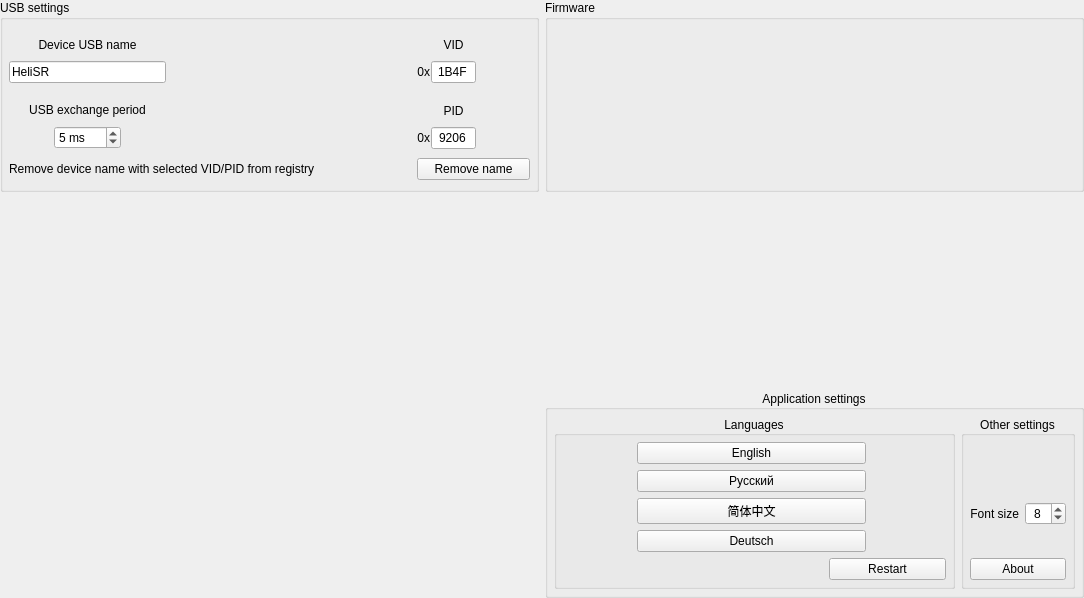
<?xml version="1.0" encoding="UTF-8"?>
<ui version="4.0">
 <class>AdvancedSettings</class>
 <widget class="QWidget" name="AdvancedSettings">
  <property name="geometry">
   <rect>
    <x>0</x>
    <y>0</y>
    <width>1084</width>
    <height>598</height>
   </rect>
  </property>
  <property name="windowTitle">
   <string>Form</string>
  </property>
  <layout class="QGridLayout" name="gridLayout" rowstretch="5,5,5" columnstretch="1,1">
   <property name="leftMargin">
    <number>0</number>
   </property>
   <property name="topMargin">
    <number>0</number>
   </property>
   <property name="rightMargin">
    <number>0</number>
   </property>
   <property name="bottomMargin">
    <number>0</number>
   </property>
   <item row="0" column="1">
    <widget class="QGroupBox" name="groupBox_2">
     <property name="title">
      <string>Firmware</string>
     </property>
     <layout class="QHBoxLayout" name="layoutH_Flasher">
      <property name="leftMargin">
       <number>6</number>
      </property>
      <property name="topMargin">
       <number>6</number>
      </property>
      <property name="rightMargin">
       <number>6</number>
      </property>
      <property name="bottomMargin">
       <number>6</number>
      </property>
     </layout>
    </widget>
   </item>
   <item row="0" column="0">
    <widget class="QGroupBox" name="groupBox">
     <property name="title">
      <string>USB settings</string>
     </property>
     <layout class="QGridLayout" name="gridLayout_3" columnstretch="1,1,1,5,1,0,0">
      <property name="leftMargin">
       <number>6</number>
      </property>
      <property name="topMargin">
       <number>6</number>
      </property>
      <property name="rightMargin">
       <number>6</number>
      </property>
      <property name="bottomMargin">
       <number>9</number>
      </property>
      <property name="horizontalSpacing">
       <number>6</number>
      </property>
      <property name="verticalSpacing">
       <number>9</number>
      </property>
      <item row="1" column="0" colspan="3">
       <widget class="QLineEdit" name="lineEdit_DeviceUSBName">
        <property name="sizePolicy">
         <sizepolicy hsizetype="Expanding" vsizetype="Fixed">
          <horstretch>0</horstretch>
          <verstretch>0</verstretch>
         </sizepolicy>
        </property>
        <property name="text">
         <string notr="true">HeliSR</string>
        </property>
        <property name="maxLength">
         <number>26</number>
        </property>
       </widget>
      </item>
      <item row="3" column="1">
       <widget class="QSpinBox" name="spinBox_USBExchangePeriod">
        <property name="sizePolicy">
         <sizepolicy hsizetype="Fixed" vsizetype="Fixed">
          <horstretch>0</horstretch>
          <verstretch>0</verstretch>
         </sizepolicy>
        </property>
        <property name="frame">
         <bool>true</bool>
        </property>
        <property name="alignment">
         <set>Qt::AlignLeading|Qt::AlignLeft|Qt::AlignVCenter</set>
        </property>
        <property name="correctionMode">
         <enum>QAbstractSpinBox::CorrectToNearestValue</enum>
        </property>
        <property name="suffix">
         <string> ms</string>
        </property>
        <property name="minimum">
         <number>2</number>
        </property>
        <property name="maximum">
         <number>255</number>
        </property>
        <property name="value">
         <number>5</number>
        </property>
       </widget>
      </item>
      <item row="1" column="4">
       <spacer name="horizontalSpacer_5">
        <property name="orientation">
         <enum>Qt::Horizontal</enum>
        </property>
        <property name="sizeHint" stdset="0">
         <size>
          <width>40</width>
          <height>20</height>
         </size>
        </property>
       </spacer>
      </item>
      <item row="3" column="2">
       <spacer name="horizontalSpacer_3">
        <property name="orientation">
         <enum>Qt::Horizontal</enum>
        </property>
        <property name="sizeHint" stdset="0">
         <size>
          <width>40</width>
          <height>20</height>
         </size>
        </property>
       </spacer>
      </item>
      <item row="3" column="0">
       <spacer name="horizontalSpacer_4">
        <property name="orientation">
         <enum>Qt::Horizontal</enum>
        </property>
        <property name="sizeHint" stdset="0">
         <size>
          <width>40</width>
          <height>20</height>
         </size>
        </property>
       </spacer>
      </item>
      <item row="1" column="6">
       <spacer name="horizontalSpacer_6">
        <property name="orientation">
         <enum>Qt::Horizontal</enum>
        </property>
        <property name="sizeHint" stdset="0">
         <size>
          <width>40</width>
          <height>20</height>
         </size>
        </property>
       </spacer>
      </item>
      <item row="3" column="3">
       <spacer name="horizontalSpacer_2">
        <property name="orientation">
         <enum>Qt::Horizontal</enum>
        </property>
        <property name="sizeHint" stdset="0">
         <size>
          <width>40</width>
          <height>20</height>
         </size>
        </property>
       </spacer>
      </item>
      <item row="0" column="5" rowspan="4">
       <layout class="QGridLayout" name="gridLayout_2">
        <property name="topMargin">
         <number>0</number>
        </property>
        <property name="horizontalSpacing">
         <number>1</number>
        </property>
        <property name="verticalSpacing">
         <number>9</number>
        </property>
        <item row="1" column="0">
         <widget class="QLabel" name="text_VID_0x">
          <property name="sizePolicy">
           <sizepolicy hsizetype="Preferred" vsizetype="Preferred">
            <horstretch>0</horstretch>
            <verstretch>0</verstretch>
           </sizepolicy>
          </property>
          <property name="text">
           <string notr="true">0x</string>
          </property>
          <property name="alignment">
           <set>Qt::AlignRight|Qt::AlignTrailing|Qt::AlignVCenter</set>
          </property>
         </widget>
        </item>
        <item row="1" column="1">
         <widget class="QLineEdit" name="lineEdit_VID">
          <property name="enabled">
           <bool>true</bool>
          </property>
          <property name="sizePolicy">
           <sizepolicy hsizetype="Minimum" vsizetype="Fixed">
            <horstretch>0</horstretch>
            <verstretch>0</verstretch>
           </sizepolicy>
          </property>
          <property name="maximumSize">
           <size>
            <width>45</width>
            <height>16777215</height>
           </size>
          </property>
          <property name="inputMask">
           <string notr="true">HHHH</string>
          </property>
          <property name="text">
           <string notr="true">1B4F</string>
          </property>
          <property name="alignment">
           <set>Qt::AlignCenter</set>
          </property>
         </widget>
        </item>
        <item row="3" column="1">
         <widget class="QLineEdit" name="lineEdit_PID">
          <property name="sizePolicy">
           <sizepolicy hsizetype="Minimum" vsizetype="Fixed">
            <horstretch>0</horstretch>
            <verstretch>0</verstretch>
           </sizepolicy>
          </property>
          <property name="maximumSize">
           <size>
            <width>45</width>
            <height>16777215</height>
           </size>
          </property>
          <property name="inputMask">
           <string notr="true">HHHH</string>
          </property>
          <property name="text">
           <string notr="true">9206</string>
          </property>
          <property name="alignment">
           <set>Qt::AlignCenter</set>
          </property>
         </widget>
        </item>
        <item row="2" column="1">
         <widget class="QLabel" name="text_PID">
          <property name="sizePolicy">
           <sizepolicy hsizetype="Minimum" vsizetype="Preferred">
            <horstretch>0</horstretch>
            <verstretch>0</verstretch>
           </sizepolicy>
          </property>
          <property name="text">
           <string>PID</string>
          </property>
          <property name="alignment">
           <set>Qt::AlignBottom|Qt::AlignHCenter</set>
          </property>
         </widget>
        </item>
        <item row="0" column="1">
         <widget class="QLabel" name="text_VID">
          <property name="sizePolicy">
           <sizepolicy hsizetype="Minimum" vsizetype="Preferred">
            <horstretch>0</horstretch>
            <verstretch>0</verstretch>
           </sizepolicy>
          </property>
          <property name="text">
           <string>VID</string>
          </property>
          <property name="alignment">
           <set>Qt::AlignBottom|Qt::AlignHCenter</set>
          </property>
         </widget>
        </item>
        <item row="3" column="0">
         <widget class="QLabel" name="text_PID_0x">
          <property name="sizePolicy">
           <sizepolicy hsizetype="Preferred" vsizetype="Preferred">
            <horstretch>0</horstretch>
            <verstretch>0</verstretch>
           </sizepolicy>
          </property>
          <property name="text">
           <string notr="true">0x</string>
          </property>
          <property name="alignment">
           <set>Qt::AlignRight|Qt::AlignTrailing|Qt::AlignVCenter</set>
          </property>
         </widget>
        </item>
        <item row="1" column="2">
         <widget class="InfoLabel" name="info_VID">
          <property name="sizePolicy">
           <sizepolicy hsizetype="Fixed" vsizetype="Fixed">
            <horstretch>0</horstretch>
            <verstretch>0</verstretch>
           </sizepolicy>
          </property>
          <property name="maximumSize">
           <size>
            <width>18</width>
            <height>18</height>
           </size>
          </property>
          <property name="toolTip">
           <string>&lt;html&gt;&lt;head/&gt;&lt;body&gt;&lt;p&gt;Give each HeliSR board on one PC its own PID. If a value doesn't work, flash the firmware again with a double tap on RST (Firmware, above): the settings are kept, but you can then write new ones.&lt;/p&gt;&lt;/body&gt;&lt;/html&gt;</string>
          </property>
          <property name="text">
           <string/>
          </property>
          <property name="pixmap">
           <pixmap resource="../../resources.qrc">:/Images/warning.png</pixmap>
          </property>
          <property name="scaledContents">
           <bool>true</bool>
          </property>
          <property name="margin">
           <number>1</number>
          </property>
         </widget>
        </item>
        <item row="3" column="2">
         <widget class="InfoLabel" name="info_PID">
          <property name="sizePolicy">
           <sizepolicy hsizetype="Fixed" vsizetype="Fixed">
            <horstretch>0</horstretch>
            <verstretch>0</verstretch>
           </sizepolicy>
          </property>
          <property name="maximumSize">
           <size>
            <width>18</width>
            <height>18</height>
           </size>
          </property>
          <property name="toolTip">
           <string>&lt;html&gt;&lt;head/&gt;&lt;body&gt;&lt;p&gt;Give each HeliSR board on one PC its own PID. If a value doesn't work, flash the firmware again with a double tap on RST (Firmware, above): the settings are kept, but you can then write new ones.&lt;/p&gt;&lt;/body&gt;&lt;/html&gt;</string>
          </property>
          <property name="text">
           <string/>
          </property>
          <property name="pixmap">
           <pixmap resource="../../resources.qrc">:/Images/warning.png</pixmap>
          </property>
          <property name="scaledContents">
           <bool>true</bool>
          </property>
          <property name="margin">
           <number>1</number>
          </property>
         </widget>
        </item>
       </layout>
      </item>
      <item row="2" column="0" colspan="3">
       <widget class="QLabel" name="text_USBExchangePeriod">
        <property name="sizePolicy">
         <sizepolicy hsizetype="Preferred" vsizetype="Preferred">
          <horstretch>0</horstretch>
          <verstretch>0</verstretch>
         </sizepolicy>
        </property>
        <property name="text">
         <string>USB exchange period</string>
        </property>
        <property name="alignment">
         <set>Qt::AlignBottom|Qt::AlignHCenter</set>
        </property>
       </widget>
      </item>
      <item row="0" column="0" colspan="3">
       <widget class="QLabel" name="text_DeviceUSBName">
        <property name="sizePolicy">
         <sizepolicy hsizetype="Preferred" vsizetype="Preferred">
          <horstretch>0</horstretch>
          <verstretch>0</verstretch>
         </sizepolicy>
        </property>
        <property name="text">
         <string>Device USB name</string>
        </property>
        <property name="alignment">
         <set>Qt::AlignBottom|Qt::AlignHCenter</set>
        </property>
       </widget>
      </item>
      <item row="4" column="5" colspan="2">
       <widget class="QPushButton" name="pushButton_removeName">
        <property name="toolTip">
         <string>&lt;html&gt;&lt;head/&gt;&lt;body&gt;&lt;p&gt;Sometimes Windows does not update the name in gaming devices and needs to be removed from the registry. This happens automatically when the config is written, but manual deletion may be required when the device is disconnected.&lt;/p&gt;&lt;/body&gt;&lt;/html&gt;</string>
        </property>
        <property name="text">
         <string>Remove name</string>
        </property>
       </widget>
      </item>
      <item row="4" column="0" colspan="5">
       <layout class="QHBoxLayout" name="horizontalLayout" stretch="0,0,0">
        <property name="spacing">
         <number>3</number>
        </property>
        <item>
         <widget class="QLabel" name="text_removeName">
          <property name="toolTip">
           <string>&lt;html&gt;&lt;head/&gt;&lt;body&gt;&lt;p&gt;Sometimes Windows does not update the name in gaming devices and needs to be removed from the registry. This happens automatically when the config is written, but manual deletion may be required when the device is disconnected.&lt;/p&gt;&lt;/body&gt;&lt;/html&gt;</string>
          </property>
          <property name="text">
           <string>Remove device name with selected VID/PID from registry</string>
          </property>
         </widget>
        </item>
        <item>
         <widget class="InfoLabel" name="info_removeName">
          <property name="toolTip">
           <string>&lt;html&gt;&lt;head/&gt;&lt;body&gt;&lt;p&gt;Sometimes Windows does not update the name in gaming devices and needs to be removed from the registry. This happens automatically when the config is written, but manual deletion may be required when the device is disconnected.&lt;/p&gt;&lt;/body&gt;&lt;/html&gt;</string>
          </property>
          <property name="text">
           <string/>
          </property>
         </widget>
        </item>
        <item>
         <spacer name="horizontalSpacer">
          <property name="orientation">
           <enum>Qt::Horizontal</enum>
          </property>
          <property name="sizeHint" stdset="0">
           <size>
            <width>40</width>
            <height>20</height>
           </size>
          </property>
         </spacer>
        </item>
       </layout>
      </item>
     </layout>
    </widget>
   </item>
   <item row="1" column="1">
    <spacer name="verticalSpacer_2">
     <property name="orientation">
      <enum>Qt::Vertical</enum>
     </property>
     <property name="sizeHint" stdset="0">
      <size>
       <width>20</width>
       <height>40</height>
      </size>
     </property>
    </spacer>
   </item>
   <item row="2" column="1">
    <widget class="QGroupBox" name="groupBox_3">
     <property name="title">
      <string>Application settings</string>
     </property>
     <property name="alignment">
      <set>Qt::AlignCenter</set>
     </property>
     <layout class="QGridLayout" name="gridLayout_4" rowstretch="0,0" columnstretch="3,0">
      <property name="leftMargin">
       <number>6</number>
      </property>
      <property name="topMargin">
       <number>6</number>
      </property>
      <property name="rightMargin">
       <number>6</number>
      </property>
      <property name="bottomMargin">
       <number>6</number>
      </property>
      <item row="1" column="0">
       <widget class="QGroupBox" name="groupBox_5">
        <property name="title">
         <string>Languages</string>
        </property>
        <property name="alignment">
         <set>Qt::AlignCenter</set>
        </property>
        <layout class="QGridLayout" name="layoutG_Lang" rowstretch="0,0,0,0,0" columnstretch="2,5,1,2">
         <property name="leftMargin">
          <number>6</number>
         </property>
         <property name="topMargin">
          <number>6</number>
         </property>
         <property name="rightMargin">
          <number>6</number>
         </property>
         <property name="bottomMargin">
          <number>6</number>
         </property>
         <item row="2" column="0">
          <spacer name="horizontalSpacer_8">
           <property name="orientation">
            <enum>Qt::Horizontal</enum>
           </property>
           <property name="sizeHint" stdset="0">
            <size>
             <width>40</width>
             <height>20</height>
            </size>
           </property>
          </spacer>
         </item>
         <item row="3" column="3">
          <spacer name="horizontalSpacer_7">
           <property name="orientation">
            <enum>Qt::Horizontal</enum>
           </property>
           <property name="sizeHint" stdset="0">
            <size>
             <width>40</width>
             <height>20</height>
            </size>
           </property>
          </spacer>
         </item>
         <item row="4" column="2" colspan="2">
          <widget class="QPushButton" name="pushButton_RestartApp">
           <property name="toolTip">
            <string>Restart for full changes</string>
           </property>
           <property name="text">
            <string>Restart</string>
           </property>
          </widget>
         </item>
         <item row="3" column="1" colspan="2">
          <widget class="QPushButton" name="pushButton_LangDeutsch">
           <property name="text">
            <string notr="true">Deutsch</string>
           </property>
           <property name="icon">
            <iconset resource="../../resources.qrc">
             <normaloff>:/Images/flags/Germany.png</normaloff>:/Images/flags/Germany.png</iconset>
           </property>
          </widget>
         </item>
         <item row="4" column="1">
          <spacer name="horizontalSpacer_9">
           <property name="orientation">
            <enum>Qt::Horizontal</enum>
           </property>
           <property name="sizeHint" stdset="0">
            <size>
             <width>40</width>
             <height>20</height>
            </size>
           </property>
          </spacer>
         </item>
         <item row="2" column="1" colspan="2">
          <widget class="QPushButton" name="pushButton_LangSChinese">
           <property name="text">
            <string notr="true">简体中文</string>
           </property>
           <property name="icon">
            <iconset resource="../../resources.qrc">
             <normaloff>:/Images/flags/china.png</normaloff>:/Images/flags/china.png</iconset>
           </property>
          </widget>
         </item>
         <item row="1" column="1" colspan="2">
          <widget class="QPushButton" name="pushButton_LangRussian">
           <property name="text">
            <string notr="true">Русский</string>
           </property>
           <property name="icon">
            <iconset resource="../../resources.qrc">
             <normaloff>:/Images/flags/Russia.png</normaloff>:/Images/flags/Russia.png</iconset>
           </property>
          </widget>
         </item>
         <item row="0" column="1" colspan="2">
          <widget class="QPushButton" name="pushButton_LangEnglish">
           <property name="text">
            <string notr="true">English</string>
           </property>
           <property name="icon">
            <iconset resource="../../resources.qrc">
             <normaloff>:/Images/flags/United_Kingdom.png</normaloff>:/Images/flags/United_Kingdom.png</iconset>
           </property>
           <property name="iconSize">
            <size>
             <width>16</width>
             <height>16</height>
            </size>
           </property>
          </widget>
         </item>
        </layout>
        <zorder>pushButton_LangSChinese</zorder>
        <zorder>pushButton_LangEnglish</zorder>
        <zorder>pushButton_LangRussian</zorder>
        <zorder>pushButton_LangDeutsch</zorder>
        <zorder>pushButton_RestartApp</zorder>
       </widget>
      </item>
      <item row="1" column="1">
       <widget class="QGroupBox" name="groupBox_6">
        <property name="title">
         <string>Other settings</string>
        </property>
        <property name="alignment">
         <set>Qt::AlignCenter</set>
        </property>
        <layout class="QGridLayout" name="gridLayout_7" columnstretch="0,0">
         <property name="leftMargin">
          <number>6</number>
         </property>
         <property name="topMargin">
          <number>6</number>
         </property>
         <property name="rightMargin">
          <number>6</number>
         </property>
         <property name="bottomMargin">
          <number>6</number>
         </property>
         <item row="2" column="1">
          <widget class="QPushButton" name="pushButton_About">
           <property name="text">
            <string>About</string>
           </property>
          </widget>
         </item>
         <item row="1" column="1">
          <layout class="QGridLayout" name="gridLayout_5">
           <property name="leftMargin">
            <number>0</number>
           </property>
           <item row="0" column="1">
            <spacer name="verticalSpacer">
             <property name="orientation">
              <enum>Qt::Vertical</enum>
             </property>
             <property name="sizeHint" stdset="0">
              <size>
               <width>20</width>
               <height>40</height>
              </size>
             </property>
            </spacer>
           </item>
           <item row="2" column="1">
            <spacer name="verticalSpacer_3">
             <property name="orientation">
              <enum>Qt::Vertical</enum>
             </property>
             <property name="sizeHint" stdset="0">
              <size>
               <width>20</width>
               <height>40</height>
              </size>
             </property>
            </spacer>
           </item>
           <item row="1" column="1">
            <widget class="QSpinBox" name="spinBox_FontSize">
             <property name="sizePolicy">
              <sizepolicy hsizetype="Fixed" vsizetype="Fixed">
               <horstretch>0</horstretch>
               <verstretch>0</verstretch>
              </sizepolicy>
             </property>
             <property name="alignment">
              <set>Qt::AlignCenter</set>
             </property>
             <property name="minimum">
              <number>7</number>
             </property>
             <property name="maximum">
              <number>12</number>
             </property>
             <property name="value">
              <number>8</number>
             </property>
            </widget>
           </item>
           <item row="1" column="0">
            <widget class="QLabel" name="text_FontSize">
             <property name="sizePolicy">
              <sizepolicy hsizetype="Fixed" vsizetype="Preferred">
               <horstretch>0</horstretch>
               <verstretch>0</verstretch>
              </sizepolicy>
             </property>
             <property name="text">
              <string>Font size</string>
             </property>
             <property name="alignment">
              <set>Qt::AlignRight|Qt::AlignTrailing|Qt::AlignVCenter</set>
             </property>
            </widget>
           </item>
          </layout>
         </item>
         <item row="0" column="1">
          <layout class="QHBoxLayout" name="horizontalLayout_3" stretch="2">
           <property name="spacing">
            <number>0</number>
           </property>
           <property name="rightMargin">
            <number>0</number>
           </property>
           <item>
            <widget class="SwitchButton" name="widget_StyleSwitch" native="true">
             <property name="minimumSize">
              <size>
               <width>0</width>
               <height>27</height>
              </size>
             </property>
             <property name="maximumSize">
              <size>
               <width>60</width>
               <height>28</height>
              </size>
             </property>
            </widget>
           </item>
          </layout>
         </item>
        </layout>
       </widget>
      </item>
     </layout>
    </widget>
   </item>
  </layout>
 </widget>
 <customwidgets>
  <customwidget>
   <class>InfoLabel</class>
   <extends>QLabel</extends>
   <header>infolabel.h</header>
  </customwidget>
  <customwidget>
   <class>SwitchButton</class>
   <extends>QWidget</extends>
   <header>switchbutton.h</header>
   <container>1</container>
  </customwidget>
 </customwidgets>
 <resources>
  <include location="../../resources.qrc"/>
 </resources>
 <connections/>
</ui>
